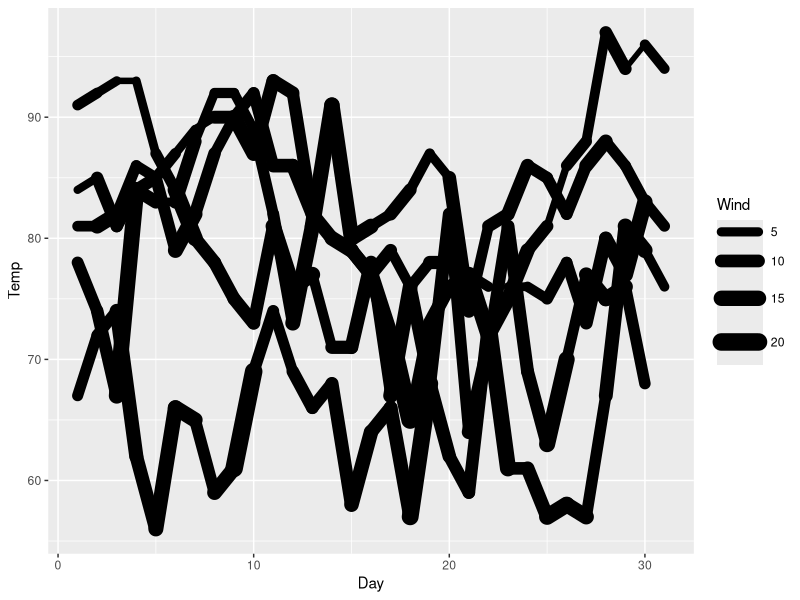
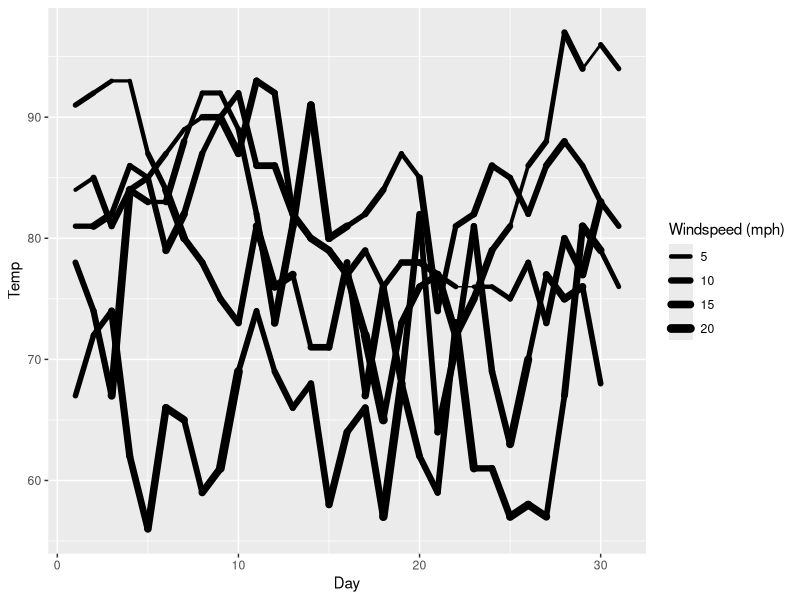
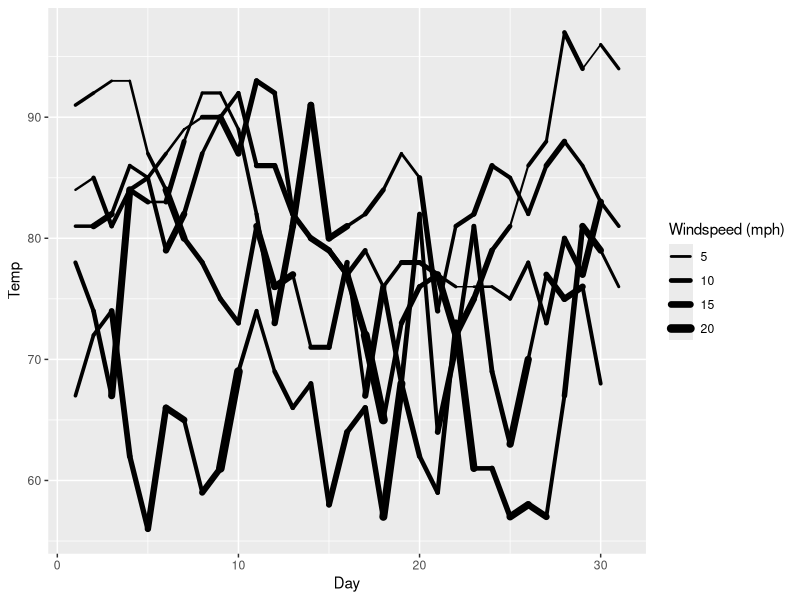
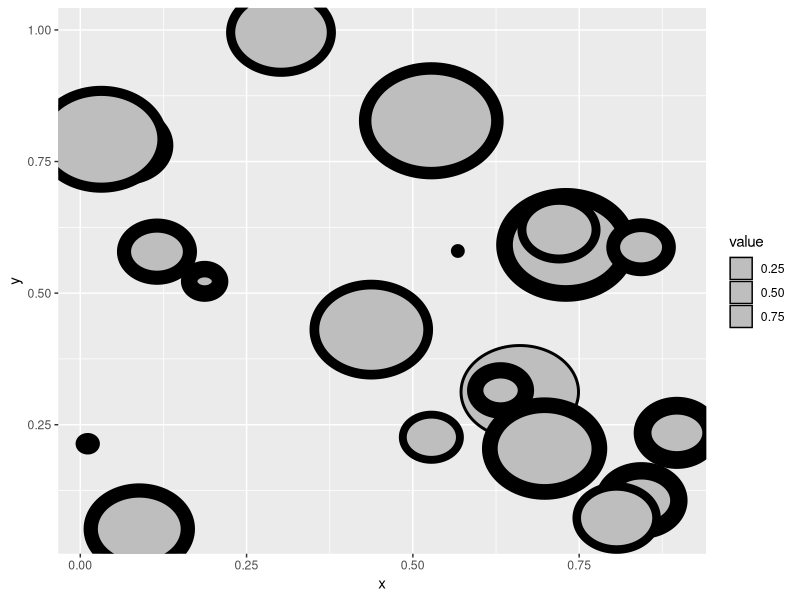
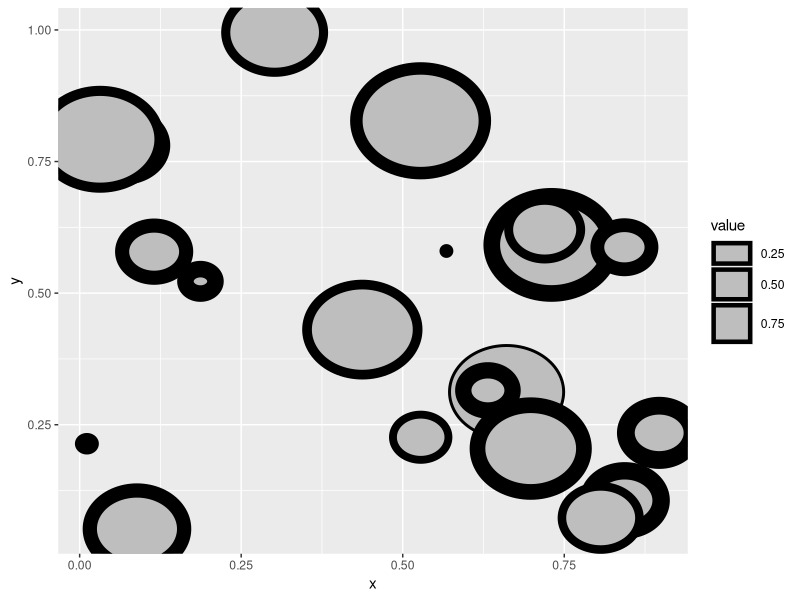
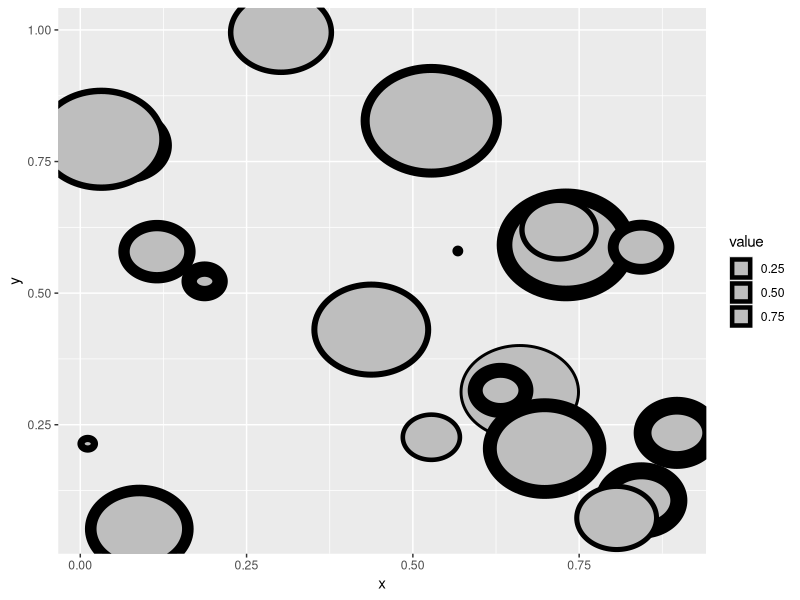
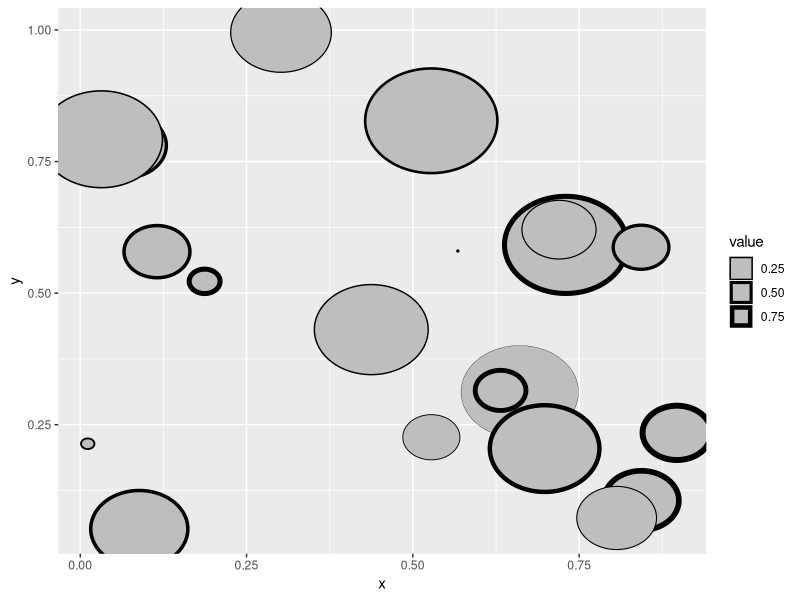

The R source for these figures, in order:
## ---- chunk 1
set.seed(340)
options(rlib_message_verbosity = "verbose")
options(lifecycle_verbosity = "warning")
library(rlang)
## ---- chunk 2
library(ggplot2)

ggplot(airquality) + 
  geom_line(
    aes(x = Day, y = Temp, size = Wind, group = Month), 
    lineend = "round"
  )
## ---- chunk 3
ggplot(airquality) + 
  geom_line(
    aes(x = Day, y = Temp, size = Wind, group = Month), 
    lineend = "round"
  ) + 
  scale_size("Windspeed (mph)", range = c(0.5, 3))
## ---- chunk 4
ggplot(airquality) + 
  geom_line(
    aes(x = Day, y = Temp, linewidth = Wind, group = Month), 
    lineend = "round"
  ) + 
  scale_linewidth("Windspeed (mph)", range = c(0.5, 3))
## ---- chunk 5
GeomCircle <- ggproto("GeomCircle", Geom,
  draw_panel = function(data, panel_params, coord) {
    # Expand x, y, radius data to points along circle
    circle_data <- Map(function(x, y, r) {
      radians <- seq(0, 2*pi, length.out = 101)[-1]
      data.frame(
        x = cos(radians) * r + x,
        y = sin(radians) * r + y
      )
    }, x = data$x, y = data$y, r = data$radius)
    
    circle_data <- do.call(rbind, circle_data)
    
    # Transform to viewport coords
    circle_data <- coord$transform(circle_data, panel_params)
    
    # Draw as grob
    grid::polygonGrob(
      x = circle_data$x,
      y = circle_data$y,
      id.lengths = rep(100, nrow(data)),
      default.units = "native",
      gp = grid::gpar(
        col = data$colour,
        fill = data$fill,
        lwd = data$size * .pt,
        lty = data$linetype
      )
    )
  },
  required_aes = c("x", "y", "radius"),
  default_aes = aes(
    colour = "black",
    fill = "grey",
    size = 0.5,
    linetype = 1,
    alpha = NA
  ),
  draw_key = draw_key_polygon
)

geom_circle <- function(mapping = NULL, data = NULL, stat = "identity", 
                        position = "identity", ..., na.rm = FALSE, 
                        show.legend = NA, inherit.aes = TRUE) {
  layer(
    data = data,
    mapping = mapping,
    stat = stat,
    geom = GeomCircle,
    position = position,
    show.legend = show.legend,
    inherit.aes = inherit.aes,
    params = list(
      na.rm = na.rm,
      ...
    )
  )
}
## ---- chunk 6
random_points <- data.frame(
  x = runif(20),
  y = runif(20),
  radius = runif(20, max = 0.1),
  value = runif(20)
)

ggplot(random_points) + 
  geom_circle(aes(x = x, y = y, radius = radius, size = value))
## ---- chunk 7
GeomCircle <- ggproto("GeomCircle", Geom,
  draw_panel = function(data, panel_params, coord) {
    # Expand x, y, radius data to points along circle
    circle_data <- Map(function(x, y, r) {
      radians <- seq(0, 2*pi, length.out = 101)[-1]
      data.frame(
        x = cos(radians) * r + x,
        y = sin(radians) * r + y
      )
    }, x = data$x, y = data$y, r = data$radius)
    
    circle_data <- do.call(rbind, circle_data)
    
    # Transform to viewport coords
    circle_data <- coord$transform(circle_data, panel_params)
    
    # Draw as grob
    grid::polygonGrob(
      x = circle_data$x,
      y = circle_data$y,
      id.lengths = rep(100, nrow(data)),
      default.units = "native",
      gp = grid::gpar(
        col = data$colour,
        fill = data$fill,
        # Use linewidth or fall back to size in old ggplot2 versions
        lwd = (data$linewidth %||% data$size) * .pt,
        lty = data$linetype
      )
    )
  },
  required_aes = c("x", "y", "radius"),
  default_aes = aes(
    colour = "black",
    fill = "grey",
    # Switch size to linewidth
    linewidth = 0.5,
    linetype = 1,
    alpha = NA
  ),
  draw_key = draw_key_polygon,
  # To allow using size in ggplot2 < 3.4.0
  non_missing_aes = "size",
  
  # Tell ggplot2 to perform automatic renaming
  rename_size = TRUE
)
## ---- chunk 8
ggplot(random_points) + 
  geom_circle(aes(x = x, y = y, radius = radius, size = value))
## ---- chunk 9
ggplot(random_points) + 
  geom_circle(aes(x = x, y = y, radius = radius, linewidth = value))
## ---- chunk 10
last_plot() + scale_linewidth(range = c(0.1, 2))
